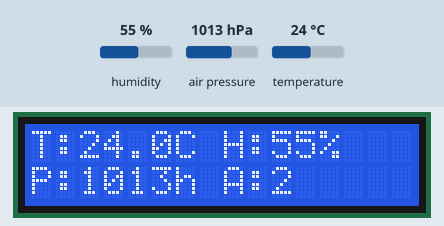
Recording of a sketch running on a simulated Arduino Uno, built with avr-gcc and run on an emulated ATmega328P. On the bench: 16×2 character LCD. The inputs (shaded band) are chosen by the test bench; at power-on: humidity 55 %, air pressure 1013 hPa, temperature 24 °C.

Above: at 2.7 s.
2.8 s: humidity set to 22 %
At 3.5 s:
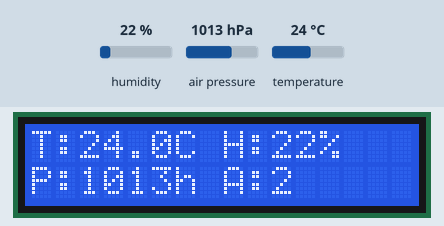
4.6 s: air pressure set to 952 hPa
At 5.8 s:
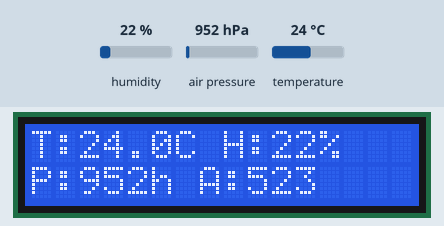
6.4 s: temperature set to 12 °C
At 8.9 s:
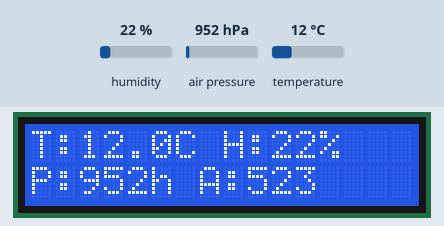
9.2 s: humidity set to 40 %
At 10.1 s:
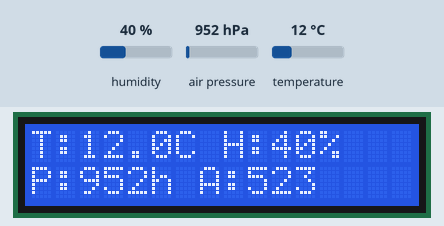
Timing chart, 0 to 12.0 s (numbered marks = the images above; inputs shaded):
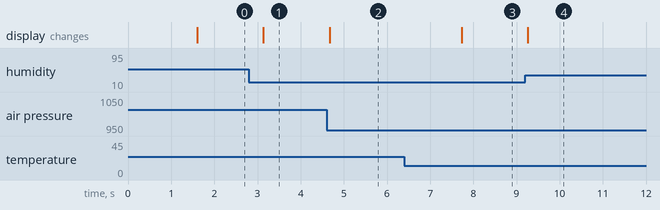

The sketch:

b2_lcd_bme280.ino
```cpp
#include <Wire.h>
#include <Adafruit_Sensor.h>
#include <Adafruit_BME280.h>
#include <LiquidCrystal_I2C.h>

#define SEALEVELPRESSURE_HPA (1013.25)

// Create BME280 object
Adafruit_BME280 bme;

// Create LCD object (I2C address 0x27, 16x2 display)
LiquidCrystal_I2C lcd(0x27, 16, 2);

void setup() {
  Serial.begin(9600);

  // Initialize LCD
  lcd.init();
  lcd.backlight();
  lcd.setCursor(0, 0);
  lcd.print("BME280 + LCD");
  delay(1500);
  lcd.clear();

  // Initialize BME280 sensor
  if (!bme.begin(0x76)) {
    lcd.print("BME Err!");
    while (1);  // Stop execution
  }
}

void loop() {
  float temp = bme.readTemperature();          // °C
  float humidity = bme.readHumidity();         // %
  float pressure = bme.readPressure() / 100.0; // hPa
  float altitude = bme.readAltitude(SEALEVELPRESSURE_HPA); // meters

  // --- Line 1: Temperature + Humidity ---
  lcd.setCursor(0, 0);
  lcd.print("T:");
  lcd.print(temp, 1);
  lcd.print("C ");

  lcd.print("H:");
  lcd.print(humidity, 0);
  lcd.print("%");

  // --- Line 2: Pressure + Altitude ---
  lcd.setCursor(0, 1);
  lcd.print("P:");
  lcd.print(pressure, 0);
  lcd.print("h ");

  lcd.print("A:");
  lcd.print(altitude, 0);  // altitude in meters

  delay(1500);
}
```

Measured:
- after the input at 2.8 s, the display: changes after 0.34 s (image 1)
- after the input at 4.6 s, the display: changes after 0.07 s (image 2)
- after the input at 6.4 s, the display: changes after 1.3 s (image 3)
- after the input at 9.2 s, the display: changes after 0.06 s (image 4)
